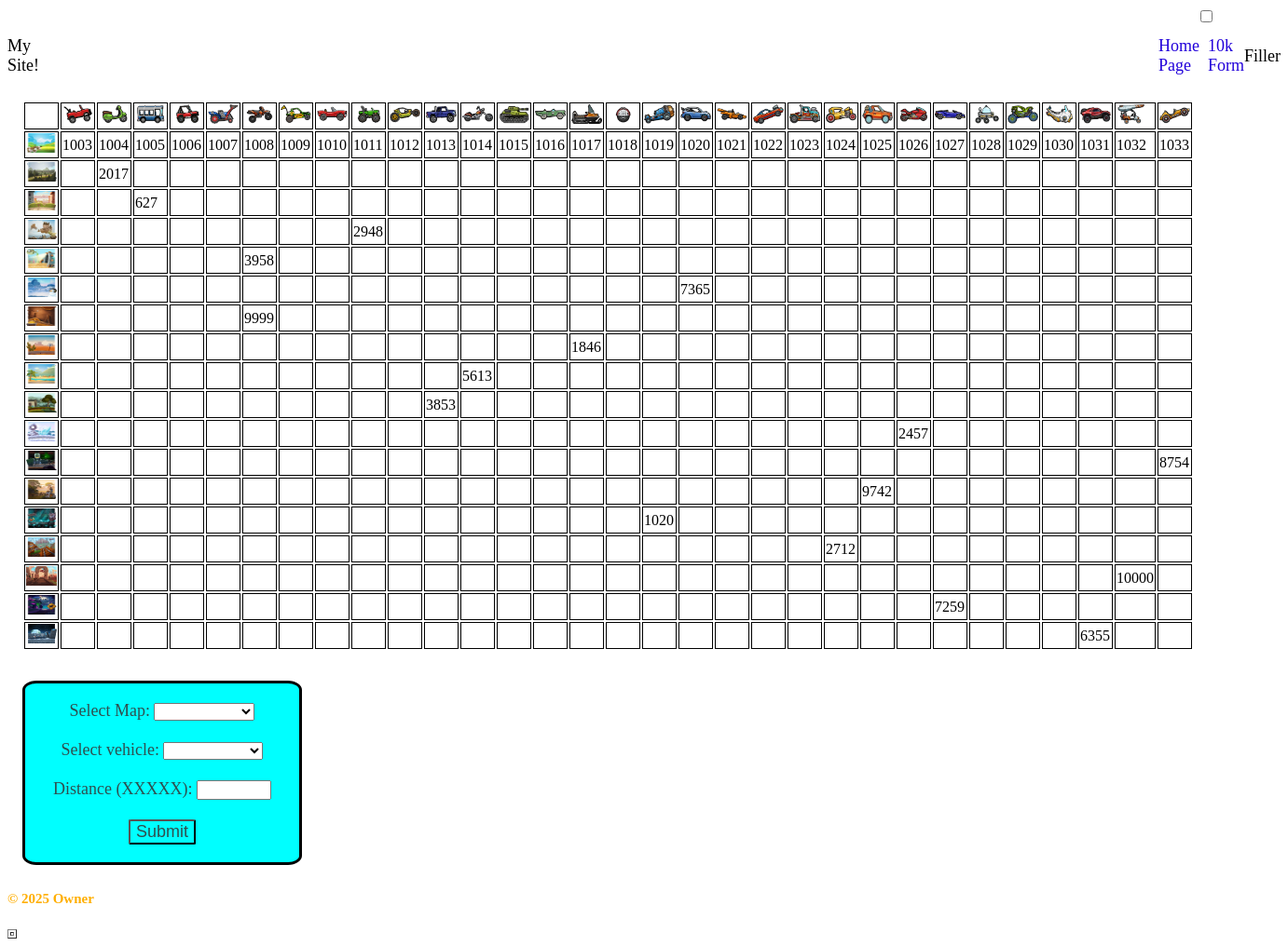
/10k_Form.html, run on an earlier commit of the app's database.
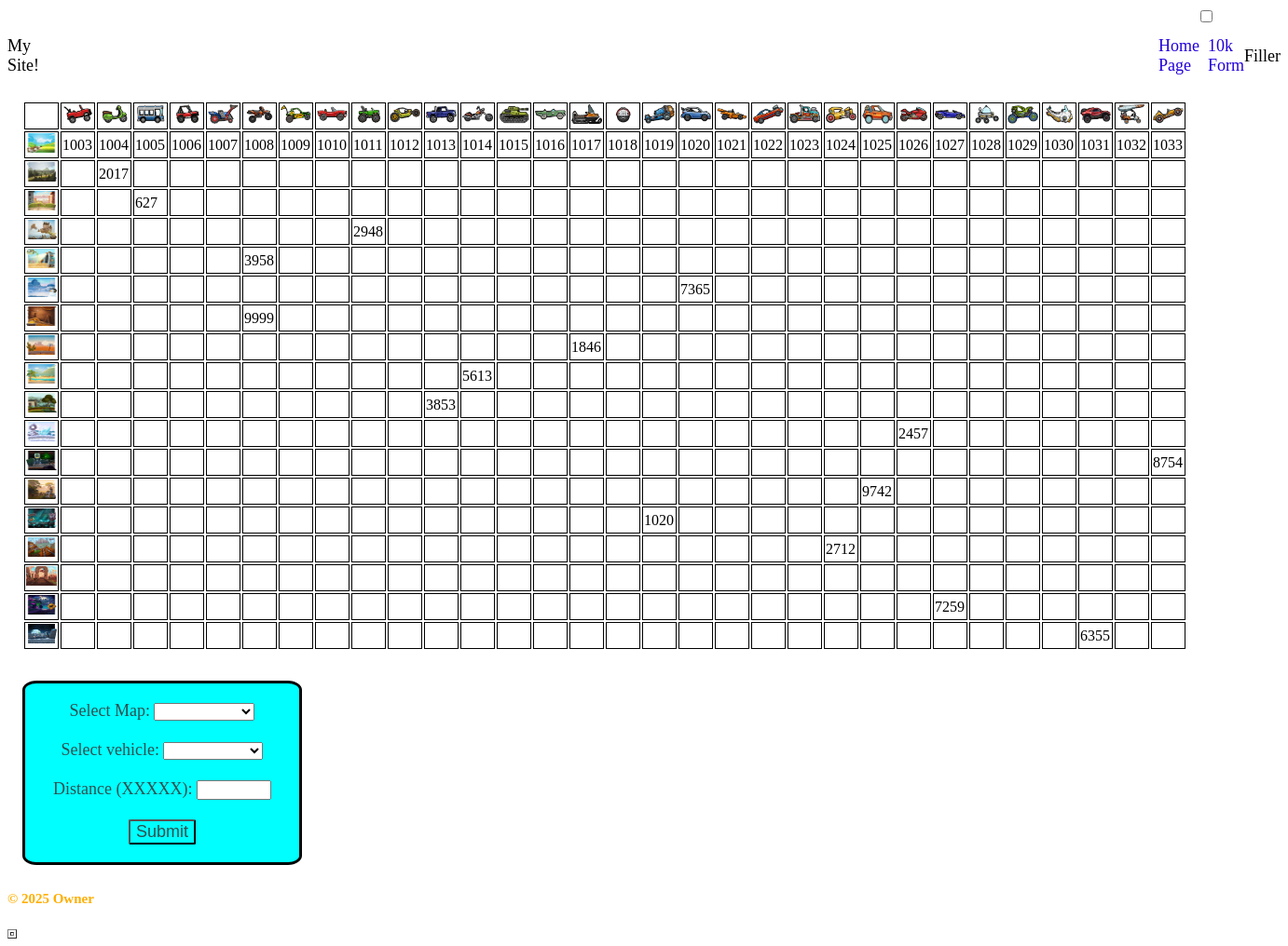
And on a later commit of the database.
### tables this page shows
CREATE TABLE Distances (
    id INTEGER PRIMARY KEY AUTOINCREMENT,
    map TEXT,
    vehicle TEXT,
    distance INTEGER,
    UNIQUE(map, vehicle)
);

### Main Backend.py (the view, shortened to what this page needs)
@app.route('/10k_Form.html', methods=['GET', 'POST'])
def Form10k():
    print(request.method)
    db = get_db()
    c = db.cursor()
    forms = c.execute('SELECT * FROM Distances').fetchall()
    Forms = {}
    for form in forms:
        Forms[(form['map'], form['vehicle'])] = form['distance']
    return render_template('10k_Form.html', forms=forms, Forms=Forms)

### Main Backend.py (called while the page is built)
def get_db(): #Database connection function
    db = getattr(g, '_database', None)
    if db is None:
        db = g._database = sqlite3.connect('Python_Backend/Distances.db')
        db.row_factory = sqlite3.Row
        c = db.cursor()
        db.commit()
    return db

### templates/10k_Form.html (shortened to what the changed rows need)
{% extends 'layout.html' %}
{% block content %}
<head>
    <div>
        <table class="adventure-table">
            <tr>
                <td><img src="{{url_for('static', filename='arena.png') }}" alt="image"></td>
                <td>{{ Forms.get(("Canyonarena", "Jeep"), "") }}</td>
                <td>{{ Forms.get(("Canyonarena", "Scooter"), "") }}</td>
                <td>{{ Forms.get(("Canyonarena", "Bus"), "") }}</td>
                <td>{{ Forms.get(("Canyonarena", "Mk2"), "") }}</td>
                <td>{{ Forms.get(("Canyonarena", "Tractor"), "") }}</td>
                <td>{{ Forms.get(("Canyonarena", "Motocross"), "") }}</td>
                <td>{{ Forms.get(("Canyonarena", "Dunebuggy"), "") }}</td>
                <td>{{ Forms.get(("Canyonarena", "Sportscar"), "") }}</td>
                <td>{{ Forms.get(("Canyonarena", "Monstertruck"), "") }}</td>
                <td>{{ Forms.get(("Canyonarena", "Rotator"), "") }}</td>
                <td>{{ Forms.get(("Canyonarena", "Superdiesel"), "") }}</td>
                <td>{{ Forms.get(("Canyonarena", "Chopper"), "") }}</td>
                <td>{{ Forms.get(("Canyonarena", "Tank"), "") }}</td>
                <td>{{ Forms.get(("Canyonarena", "Lowrider"), "") }}</td>
                <td>{{ Forms.get(("Canyonarena", "Snowmobile"), "") }}</td>
                <td>{{ Forms.get(("Canyonarena", "Monowheel"), "") }}</td>
                <td>{{ Forms.get(("Canyonarena", "Beast"), "") }}</td>
                <td>{{ Forms.get(("Canyonarena", "Rallycar"), "") }}</td>
                <td>{{ Forms.get(("Canyonarena", "Formula"), "") }}</td>
                <td>{{ Forms.get(("Canyonarena", "Musclecar"), "") }}</td>
                <td>{{ Forms.get(("Canyonarena", "Racingtruck"), "") }}</td>
                <td>{{ Forms.get(("Canyonarena", "Hotrod"), "") }}</td>
                <td>{{ Forms.get(("Canyonarena", "CCev"), "") }}</td>
                <td>{{ Forms.get(("Canyonarena", "Superbike"), "") }}</td>
                <td>{{ Forms.get(("Canyonarena", "Supercar"), "") }}</td>
                <td>{{ Forms.get(("Canyonarena", "Moonlander"), "") }}</td>
                <td>{{ Forms.get(("Canyonarena", "Rockbouncer"), "") }}</td>
                <td>{{ Forms.get(("Canyonarena", "Hoverbike"), "") }}</td>
                <td>{{ Forms.get(("Canyonarena", "Raider"), "") }}</td>
                <td>{{ Forms.get(("Canyonarena", "Glider"), "") }}</td>
                <td>{{ Forms.get(("Canyonarena", "Bolt"), "") }}</td>
            </tr>
        </table>
    </div>
</head>
<body>
</body>
{% endblock %}

What changed in the data, as far as the page shows it:
removed Distances: get "10000"
